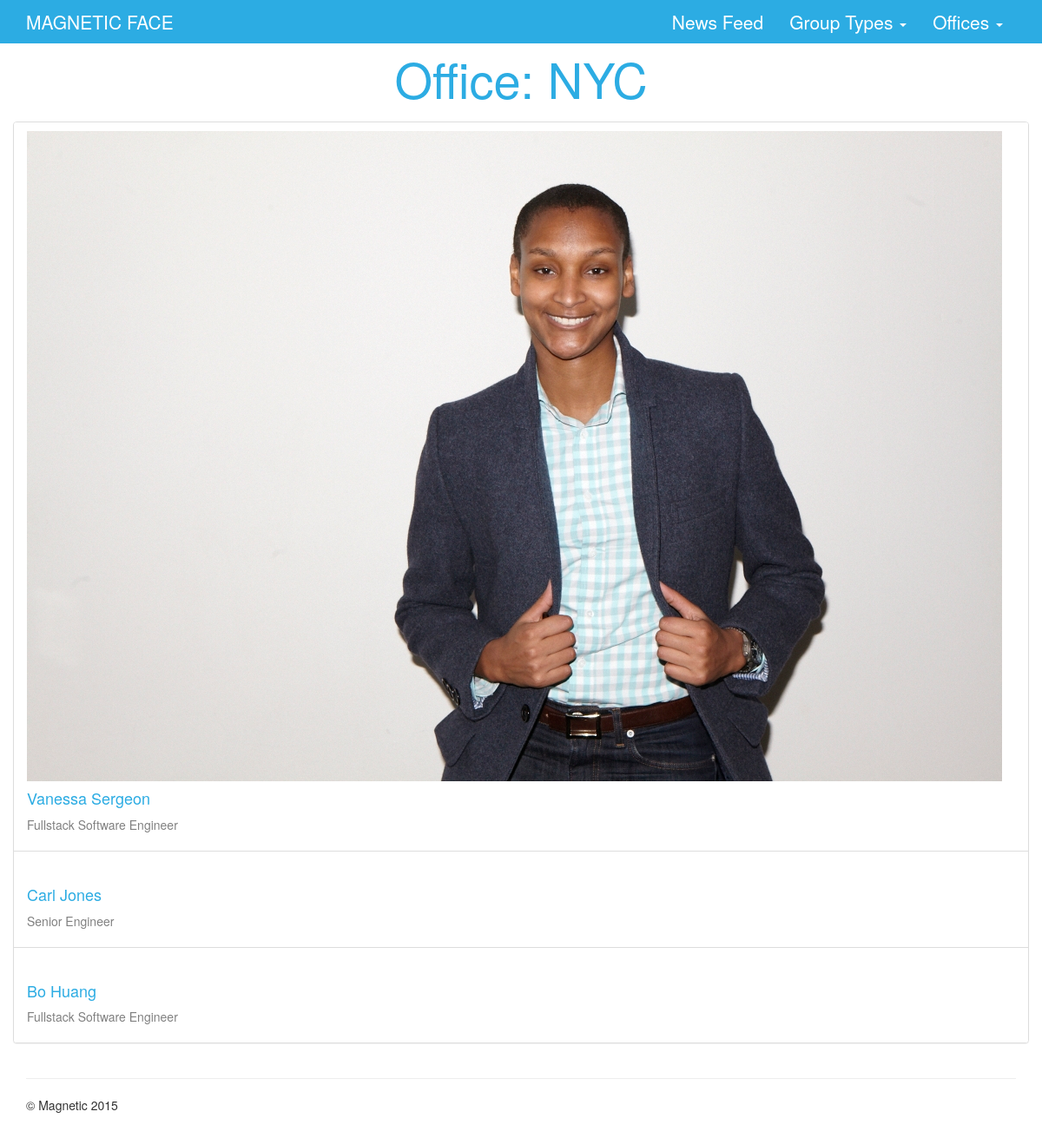
The app's page /directory/office/1/ with its own data.
### directory/models.py (models this page shows, shortened)
class Employee(models.Model):
	user = models.OneToOneField(User)
	full_name = models.CharField(max_length=100)
	title = models.CharField(max_length=100)
	description = models.CharField(max_length=300)
	start_date = models.DateField()
	office = models.ForeignKey(Office)
	groups = models.ManyToManyField(GroupProfile)
	picture = models.ImageField(upload_to='profile_pictures', null=True)

### directory/views.py (the view)
# urls.py: url(r'^office/(?P<office_id>[0-9]+)/$', views.office_detail, name='office_detail'),
def office_detail(request, office_id):
	office = Office.objects.get(pk=office_id)
	employees = Employee.objects.filter(office=office_id)
	header = "Office: %s" % office
	template = loader.get_template('directory/group.html')
	navinfo = nav()
	context = RequestContext(request, {
        'office': office,
        'employees': employees,
        'header': header,
        'navinfo': navinfo,
    })
	return HttpResponse(template.render(context))

### directory/models.py (called while the page is built)
	def __unicode__(self):
		return self.name

### directory/views.py (called while the page is built)
def nav():
    types = Type.objects.order_by('name')
    offices = Office.objects.order_by('name')
    template = loader.get_template('base.html')
    navinfo = {
        'types': types,
        'offices': offices,
    }
    return navinfo

### directory/templates/directory/group.html (shortened to what this page needs)
{% extends 'base.html' %}
{% block headerblock %}
	<p>{{ header }}</p>
{% endblock %}
{% block content %}
	<div class="panel panel-default">
		{% if employees %}
		    <ul class="list-group">
		    {% for employee in employees %}
		        <li class="list-group-item">
		        	<img src="{{ employee.picture }}">
		        	<h4><a href="/directory/employee/{{ employee.id }}/">{{ employee.full_name }}</a></h4>
			        <p>{{ employee.title }}</p>
		        </li>
		    {% endfor %}
		    </ul>
		{% endif %}
	</div>
{% endblock %}

### directory/static/css/custom.css (style rules this page uses)
.list-group-item a { color: #2CACE3; }
.list-group-item p { color: gray; }

### directory/static/css/jumbotron.css (style rules this page uses)
body { padding-top: 50px; padding-bottom: 20px; }

### records on screen
Employee: picture (picture), full_name "Vanessa Sergeon", title "Fullstack Software Engineer"
Employee: full_name "Carl Jones", title "Senior Engineer"
Employee: full_name "Bo Huang", title "Fullstack Software Engineer"

### other values on screen
{{ header }} "Office: NYC"
